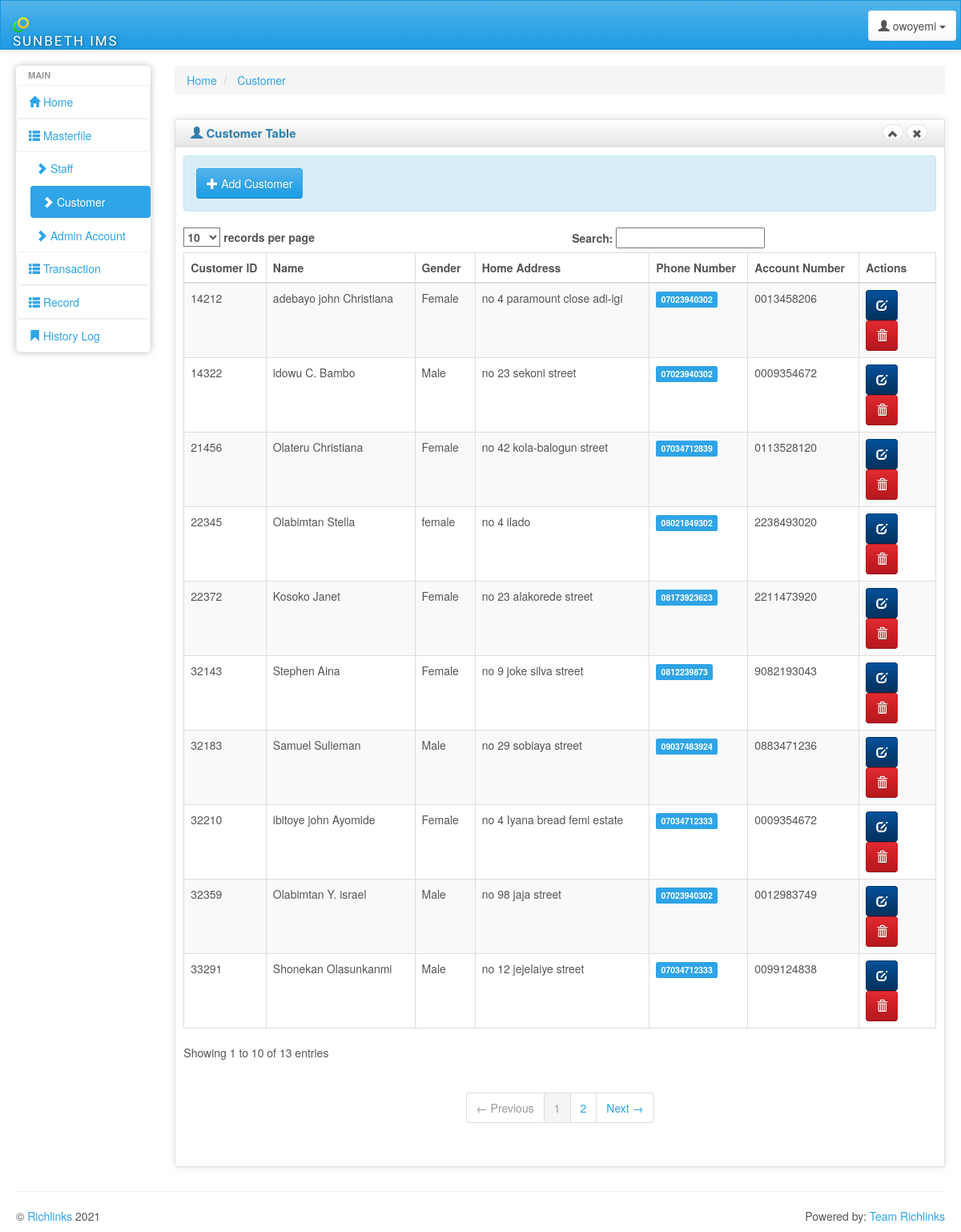
/inn/customer.php (signed in), run on the app's committed database.
### tables this page shows
CREATE TABLE IF NOT EXISTS `user` (
  `user_id` int(11) NOT NULL AUTO_INCREMENT,
  `firstname` varchar(100) NOT NULL,
  `middlename` varchar(100) NOT NULL,
  `lastname` varchar(100) NOT NULL,
  `username` varchar(100) NOT NULL,
  `password` varchar(100) NOT NULL,
  `user_added` datetime NOT NULL,
  `access` enum('admin','user') NOT NULL DEFAULT 'user',
  PRIMARY KEY (`user_id`)
);

CREATE TABLE IF NOT EXISTS `customer` (
  `id` int(11) NOT NULL AUTO_INCREMENT,
  `customer_id` int(5) NOT NULL,
  `firstname` varchar(100) NOT NULL,
  `middlename` varchar(100) NOT NULL,
  `lastname` varchar(100) NOT NULL,
  `gender` text NOT NULL,
  `home` text NOT NULL,
  `phone` varchar(11) NOT NULL,
  `account` varchar(10) NOT NULL,
  PRIMARY KEY (`id`)
);

### inn/session.php (called while the page is built, shortened)
<?php
$id_session=$_SESSION['id'];
?>

### inn/customer.php (the view, shortened to what this page needs)
<?php include('header.php'); ?>
<div>
    <ul class="breadcrumb">
        <li>
            <a href="#">Home</a>
        </li>
        <li>
            <a href="#">Customer</a>
        </li>
    </ul>
</div>
<div class="row">
    <div class="box col-md-12">
        <div class="box-inner">
            <div class="box-header well" data-original-title="">
                <h2><i class="glyphicon glyphicon-user"></i> Customer Table</h2>
                <div class="box-icon">
                    <a href="#" class="btn btn-minimize btn-round btn-default"><i
                            class="glyphicon glyphicon-chevron-up"></i></a>
                    <a href="#" class="btn btn-close btn-round btn-default"><i
                            class="glyphicon glyphicon-remove"></i></a>
                </div>
            </div>
            <div class="box-content">
					<div class="alert alert-info">
						<?php include ('modal_add_customer.php') ?>
					</div>
					<table class="table table-striped table-bordered bootstrap-datatable datatable responsive">
					<thead>
					<tr>
						<th>Customer ID</th>
						<th>Name</th>
						<th>Gender</th>
						<th>Home Address</th>
						<th>Phone Number</th>
						<th>Account Number</th>
						<th>Actions</th>
					</tr>
					</thead>
					<tbody>
							<?php
							$result= mysql_query("select * from customer order by id DESC ") or die (mysql_error());
							while ($row= mysql_fetch_array ($result) ){
							$id=$row['id'];
							?>
					<tr>
						<td><?php echo $row['customer_id']; ?></td>
						<td><?php echo $row['firstname']." ".$row['middlename']." ".$row['lastname']; ?></td>
						<td><?php echo $row['gender']; ?></td>
						<td><?php echo $row['home']; ?></td>
						<td><span class="label-primary label label-default"><?php echo $row['phone']; ?></span></td>
						<td><?php echo $row['account']; ?></td>
						<td class="center">
							<a class="btn btn-info" href="edit_customer.php<?php echo '?id='.$id; ?>">
								<i class="glyphicon glyphicon-edit icon-white"></i>
							</a>
							<?php if($user_access == 'admin') { ?>
							<a class="btn btn-danger" href="#delete<?php echo $id;?>" data-toggle="modal" data-target="#delete<?php echo $id;?>">
								<i class="glyphicon glyphicon-trash icon-white"></i>
							</a>
							<?php include('modal_delete_customer.php'); }?>
						</td>
					</tr>
							<?php } ?>
					</tbody>
					</table>
            </div>
        </div>
    </div>
</div>
<?php include('footer.php'); ?>

### inn/header.php (shortened to what this page needs)
<!DOCTYPE html>
<html lang="en">
<head>
    <link id="bs-css" href="css/bootstrap-cerulean.min.css" rel="stylesheet">
    <link href="css/charisma-app.css" rel="stylesheet">
    <link href='bower_components/fullcalendar/dist/fullcalendar.css' rel='stylesheet'>
    <link href='bower_components/fullcalendar/dist/fullcalendar.print.css' rel='stylesheet' media='print'>
    <link href='bower_components/chosen/chosen.min.css' rel='stylesheet'>
    <link href='bower_components/colorbox/example3/colorbox.css' rel='stylesheet'>
    <link href='bower_components/responsive-tables/responsive-tables.css' rel='stylesheet'>
    <link href='bower_components/bootstrap-tour/build/css/bootstrap-tour.min.css' rel='stylesheet'>
    <link href='css/jquery.noty.css' rel='stylesheet'>
    <link href='css/noty_theme_default.css' rel='stylesheet'>
    <link href='css/elfinder.min.css' rel='stylesheet'>
    <link href='css/elfinder.theme.css' rel='stylesheet'>
    <link href='css/jquery.iphone.toggle.css' rel='stylesheet'>
    <link href='css/uploadify.css' rel='stylesheet'>
    <link href='css/animate.min.css' rel='stylesheet'>
</head>
<body <?php if(isset($page) && $page == 'login'){echo 'class="login_body"';}?>>
<?php require ('session.php'); ?>
<?php if (!isset($no_visible_elements) || !$no_visible_elements) { ?>
    <div class="navbar navbar-default" role="navigation">
        <div class="navbar-inner">
            <a class="navbar-brand" href="home.php"> <img alt="Charisma Logo" src="img/logo20.png" class="hidden-xs"/>
                <span>SUNBETH IMS</span></a>
            <div class="btn-group pull-right">
<?php
	$user_query=mysql_query("select *  from user where user_id='$id_session'")or die(mysql_error());
	$row=mysql_fetch_array($user_query);
	$user_access = $row['access'];
?>
                <button class="btn btn-default dropdown-toggle" data-toggle="dropdown">
                    <i class="glyphicon glyphicon-user"></i><span class="hidden-sm hidden-xs"> <?php echo $row['firstname']; ?></span>
                    <span class="caret"></span>
                </button>
            </div>
        </div>
    </div>
<?php } ?>
<div class="ch-container">
    <div class="row">
        <?php if (!isset($no_visible_elements) || !$no_visible_elements) { ?>
        <div class="col-sm-2 col-lg-2">
            <div class="sidebar-nav">
                <div class="nav-canvas">
                    <ul class="nav nav-pills nav-stacked main-menu">
                        <li class="nav-header">Main</li>
                        <li><a class="ajax-link" href="home.php"><i class="glyphicon glyphicon-home"></i><span> Home</span></a></li>
                        <li class="accordion">
                            <a href="#"><i class="glyphicon glyphicon-th-list"></i><span> Masterfile</span></a>
                            <ul class="nav nav-pills nav-stacked">
								<li><a class="ajax-link" href="staff.php"><i class="glyphicon glyphicon-chevron-right"></i><span> Staff</span></a></li>
								<li><a class="ajax-link" href="customer.php"><i class="glyphicon glyphicon-chevron-right"></i><span> Customer</span></a></li>
								<li><a class="ajax-link" href="user.php"><i class="glyphicon glyphicon-chevron-right"></i><span> Admin Account</span></a></li>
                            </ul>
                        </li>
                        <li class="accordion">
                            <a href="#"><i class="glyphicon glyphicon-th-list"></i><span> Transaction</span></a>
                        </li>
                        <li class="accordion">
                            <a href="#"><i class="glyphicon glyphicon-th-list"></i><span> Record</span></a>
                        </li>
						<li><a class="ajax-link" href="history.php"><i class="glyphicon glyphicon-bookmark"></i><span> History Log</span></a></li>
                </div>
            </div>
        </div>
        <div id="content" class="col-lg-10 col-sm-10">
            <?php } ?>

### inn/modal_add_customer.php (shortened to what this page needs)
<button type="button" class="btn btn-primary" data-toggle="modal" data-target="#myModal1"><i class="glyphicon glyphicon-plus"></i> Add Customer</button>

### inn/footer.php (shortened to what this page needs)
<?php if (!isset($no_visible_elements) || !$no_visible_elements) { ?>
    </div>
<?php } ?>
</div>
<?php if (!isset($no_visible_elements) || !$no_visible_elements) { ?>
    <hr>
    <footer class="row">
        <p class="col-md-9 col-sm-9 col-xs-12 copyright">&copy; <a href="http://facebook.com" target="_blank">Richlinks</a> <?php echo date('Y') ?> </p>
        <p class="col-md-3 col-sm-3 col-xs-12 powered-by">Powered by: <a
                href="https://facebook.com">Team Richlinks</a></p>
    </footer>
<?php } ?>
</div>
</body>
</html>

### inn/css/charisma-app.css (style rules this page uses)
.ch-container { padding: 0 15px; }
.box { margin-top: 10px; margin-bottom: 10px; }
.box-inner { border: 1px solid #DEDEDE; border-radius: 3px; -webkit-border-radius: 3px; -moz-border-radius: 3px; box-shadow: 0 0 10px rgba(189, 189, 189, 0.4); -webkit-box-shadow: 0 0 10px rgba(189, 189, 189, 0.4); -moz-box-shadow: 0 0 10px rgba(189, 189, 189, 0.4); }
.box-header { border: none; padding-top: 5px; border-bottom: 1px solid #DEDEDE; border-radius: 3px 3px 0 0; -webkit-border-radius: 3px 3px 0 0; -moz-border-radius: 3px 3px 0 0; height: 35px; min-height: 35px !important; margin-bottom: 0; font-weight: bold; font-size: 16px; background: -moz-linear-gradient(top, rgba(255, 255, 255, 0) 0%, rgba(0, 0, 0, 0.1) 100%); background: -webkit-gradient(linear, left top, left bottom, color-stop(0%, rgba(255, 255, 255, 0)), color-stop(100%, rgba(0, 0, 0, 0.1))); background: -webkit-linear-gradient(top, rgba(255, 255, 255, 0) 0%, rgba(0, 0, 0, 0.1) 100%); background: -o-linear-gradient(top, rgba(255, 255, 255, 0) 0%, rgba(0, 0, 0, 0.1) 100%); background: -ms-linear-gradient(top, rgba(255, 255, 255, 0) 0%, rgba(0, 0, 0, 0.1) 100%); background: linear-gradient(to bottom, rgba(255, 255, 255, 0) 0%, rgba(0, 0, 0, 0.1) 100%); filter: progid:DXImageTransform.Microsoft.gradient(startColorstr='#00ffffff', endColorstr='#1a000000', GradientType=0); }
.box-header h2 { font-size: 15px; width: auto; clear: none; float: left; line-height: 25px; white-space: nowrap; font-weight: bold; margin-top: 0; margin-bottom: 0; }
.box-header h2 > i { margin-top: 1px; }
.box-icon { float: right; }
.box-icon a { clear: none; float: left; margin: 0 2px; height: 20px; width: 5px; margin-top: 1px; }
.box-icon a i { margin-left: -6px; top: -1px; }
.box-content { padding: 10px; }
.btn-round { border-radius: 40px; -webkit-border-radius: 40px; -moz-border-radius: 40px; font-size: 12px; padding-top: 4px; }
footer { clear: both; }
.sidebar-nav { min-height: 0; box-shadow: 0 0 10px #BDBDBD; border-radius: 5px; margin-bottom: 0; padding-bottom: 0; max-height: none; }
.navbar-brand { font-family: 'Shojumaru', cursive, Arial, serif; letter-spacing: 2px; text-shadow: 1px 1px 5px rgba(0, 0, 0, 0.5); width: 183px; font-size: 17px; }
.navbar-brand img { float: left; height: 20px; width: 20px; margin-right: 5px; }
.navbar-brand span { float: left; }
.navbar-inner { padding-top: 5px; padding-bottom: 5px; line-height: 30px; height: 60px; }
.navbar-inner .btn-group { margin: 7px 5px 0 5px; }
.pull-right { float: right !important; }
.main-menu > li > a { border: 1px solid rgba(221, 221, 221, 0.46); }
.main-menu > li { margin-top: 0 !important; }
.sidebar-nav .nav-header { display: block; padding: 3px 15px; font-size: 11px; font-weight: bold; line-height: 18px; color: #999999; text-shadow: 0 1px 0 rgba(255, 255, 255, 0.5); text-transform: uppercase; }
.navbar { border-radius: 0; }
ul.main-menu li.active { margin-left: 8px; }
ul.main-menu li:not(.nav-header) { -webkit-transition: .3s; -moz-transition: .3s; -ms-transition: .3s; -o-transition: .3s; transition: .3s; }
.accordion > ul { display: none; margin-left: 10px; }
.powered-by { text-align: right; }
@media only screen and (min-width: 980px) { a, button, input[type=submit], input[type=button], .product-img { -webkit-transition: .5s; -moz-transition: .5s; -ms-transition: .5s; -o-transition: .5s; transition: .5s; } }
@media only screen and (min-width: 980px) { .ch-container { padding: 0 20px; } }

### inn/bower_components/responsive-tables/responsive-tables.css (style rules this page uses)
table th { font-weight: bold; }
table td, table th { padding: 9px 10px; text-align: left; }

### data on the page
user: firstname "owoyemi"
customer: customer "32210", firstname "ibitoye", middlename "john", lastname "Ayomide", gender "Female", home "no 4 Iyana bread femi estate", phone "07034712333", account "0009354672"
customer: customer "32359", firstname "Olabimtan", middlename "Y.", lastname "israel", gender "Male", home "no 98 jaja street", phone "07023940302", account "0012983749"
customer: customer "14212", firstname "adebayo", middlename "john", lastname "Christiana", gender "Female", home "no 4 paramount close adi-igi", phone "07023940302", account "0013458206"
customer: customer "14322", firstname "idowu", middlename "C.", lastname "Bambo", gender "Male", home "no 23 sekoni street", phone "07023940302", account "0009354672"
customer: customer "22372", firstname "Kosoko", lastname "Janet", gender "Female", home "no 23 alakorede street", phone "08173923623", account "2211473920"
customer: customer "33291", firstname "Shonekan", lastname "Olasunkanmi", gender "Male", home "no 12 jejelaiye street", phone "07034712333", account "0099124838"
customer: customer "22345", firstname "Olabimtan", lastname "Stella", gender "female", home "no 4 ilado", phone "08021849302", account "2238493020"
customer: customer "32143", firstname "Stephen", lastname "Aina", gender "Female", home "no 9 joke silva street", phone "0812239873", account "9082193043"
customer: customer "21456", firstname "Olateru", lastname "Christiana", gender "Female", home "no 42 kola-balogun street", phone "07034712839", account "0113528120"
customer: customer "32183", firstname "Samuel", lastname "Sulieman", gender "Male", home "no 29 sobiaya street", phone "09037483924", account "0883471236"
